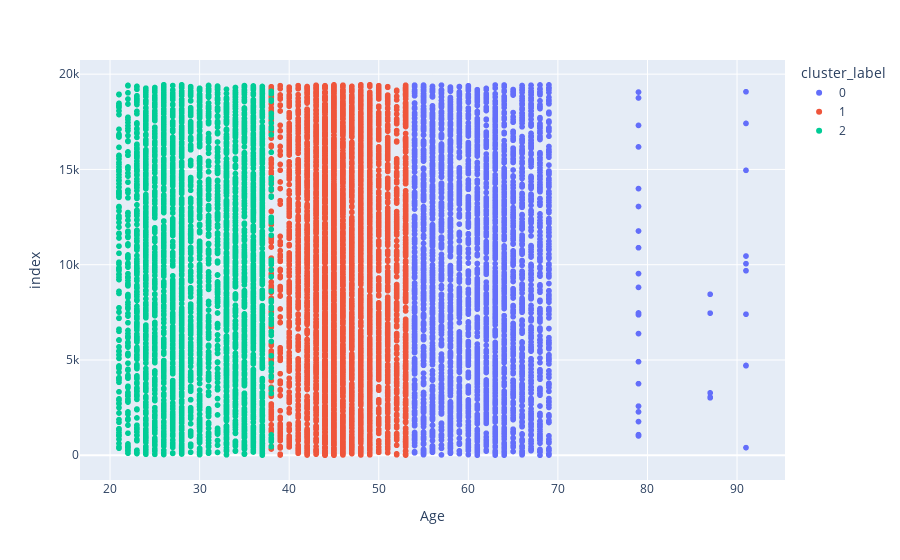

The cell this chart's notebook holds for it:
### Code cell
fig = px.scatter(demo_df, x='Age', color='cluster_label')
fig.show()

### Figure 1 — Plotly figure (JSON) as saved in the notebook; plotly's stock layout.template omitted (floating-point values rounded to 4 significant figures; data arrays with more than 128 entries replaced by an {"elided": "..."} marker saying what was removed)
{"data": [{"hovertemplate": "cluster_label=0<br>Age=%{x}<br>index=%{y}<extra></extra>", "legendgroup": "0", "marker": {"color": "#636efa", "symbol": "circle"}, "mode": "markers", "name": "0", "showlegend": true, "type": "scattergl", "x": {"elided": "3618 int values"}, "xaxis": "x", "y": {"elided": "3618 int values"}, "yaxis": "y"}, {"hovertemplate": "cluster_label=1<br>Age=%{x}<br>index=%{y}<extra></extra>", "legendgroup": "1", "marker": {"color": "#EF553B", "symbol": "circle"}, "mode": "markers", "name": "1", "showlegend": true, "type": "scattergl", "x": {"elided": "5877 int values"}, "xaxis": "x", "y": {"elided": "5877 int values"}, "yaxis": "y"}, {"hovertemplate": "cluster_label=2<br>Age=%{x}<br>index=%{y}<extra></extra>", "legendgroup": "2", "marker": {"color": "#00cc96", "symbol": "circle"}, "mode": "markers", "name": "2", "showlegend": true, "type": "scattergl", "x": {"elided": "4141 int values"}, "xaxis": "x", "y": {"elided": "4141 int values"}, "yaxis": "y"}], "layout": {"legend": {"title": {"text": "cluster_label"}, "tracegroupgap": 0}, "margin": {"t": 60}, "xaxis": {"anchor": "y", "domain": [0, 1], "title": {"text": "Age"}}, "yaxis": {"anchor": "x", "domain": [0, 1], "title": {"text": "index"}}}}
